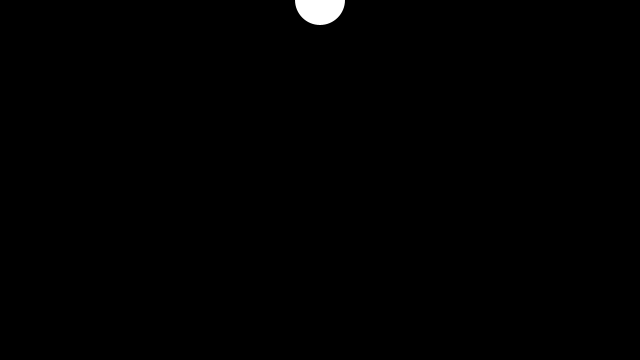
Frame 1 (no input)
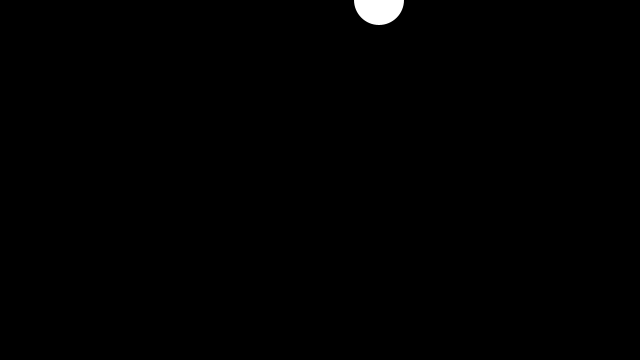
Frame 60 (the mouse pressed at the canvas centre just before this capture)
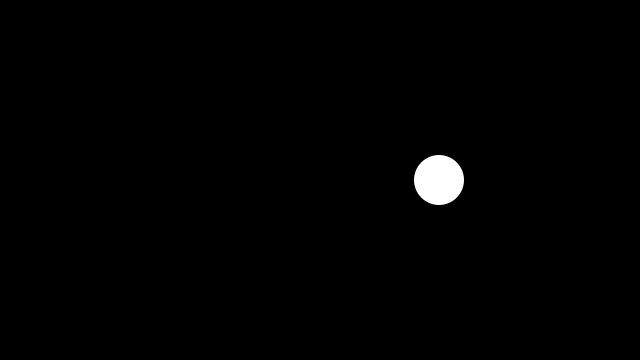
Frame 120 (the mouse held since frame 60 and released just before this capture)

The Processing sketch that drew these frames (run headless with seeded random() and noise(); from frame 60 on, the mouse is pressed at the canvas centre):

// Processing sketch: w2_stp3
// ── w2_stp3.pde
float circleX = 320;

void setup() {
  size(640, 360);
}

void draw() {
  background(0);
  
  noStroke();
  fill(255);
  circle(circleX, mouseY, 50);
  
  circleX = circleX + 1;
}
